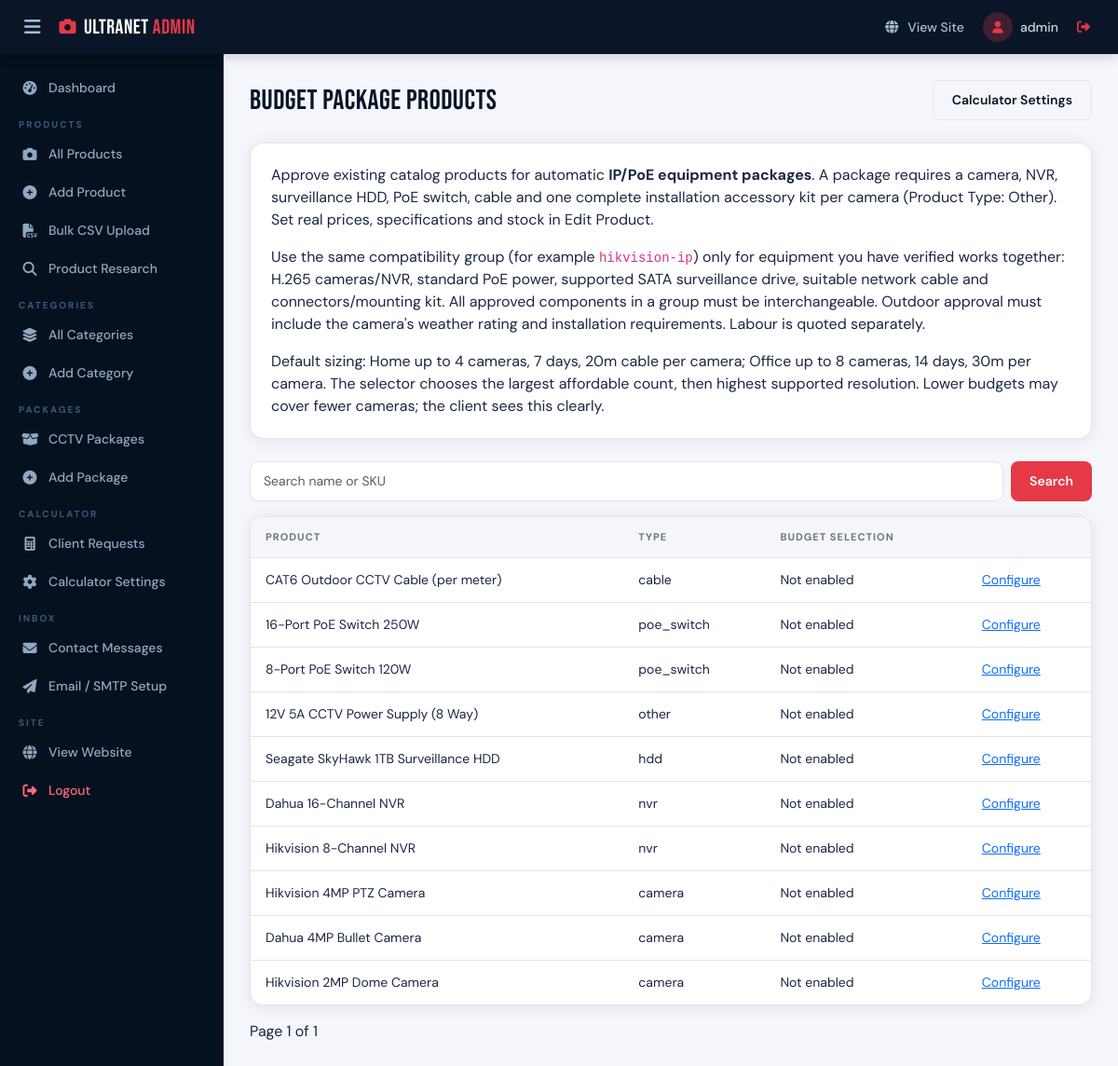
/admin/calculator-budget-products.php (signed in), run on the app's committed database.
### tables this page shows
CREATE TABLE IF NOT EXISTS `products` (
  `id`            INT UNSIGNED AUTO_INCREMENT PRIMARY KEY,
  `category_id`   INT UNSIGNED NOT NULL,
  `product_type`  ENUM('camera','nvr','dvr','hdd','poe_switch','cable','other') NOT NULL DEFAULT 'other'
                  COMMENT 'Used by the CCTV Calculator to pick the right product',
  `channels`         SMALLINT UNSIGNED DEFAULT NULL COMMENT 'NVR/DVR: number of channels',
  `storage_gb`       INT UNSIGNED DEFAULT NULL COMMENT 'HDD: capacity in GB (1TB=1000)',
  `poe_ports`        SMALLINT UNSIGNED DEFAULT NULL COMMENT 'PoE Switch: number of PoE ports',
  `poe_budget_watts` SMALLINT UNSIGNED DEFAULT NULL COMMENT 'PoE Switch: total wattage budget',
  `camera_watts`     DECIMAL(5,2) DEFAULT NULL COMMENT 'Camera: power draw in watts',
  `price_per_meter`  DECIMAL(10,2) DEFAULT NULL COMMENT 'Cable: price per metre',
  `name`          VARCHAR(180)  NOT NULL,
  `slug`          VARCHAR(200)  NOT NULL UNIQUE,
  `brand`         VARCHAR(80)   DEFAULT NULL,
  `sku`           VARCHAR(60)   DEFAULT NULL,
  `short_desc`    VARCHAR(300)  DEFAULT NULL,
  `description`   TEXT          DEFAULT NULL,
  `price`         DECIMAL(10,2) NOT NULL DEFAULT 0.00,
  `old_price`     DECIMAL(10,2) DEFAULT NULL,
  `image`         VARCHAR(255)  DEFAULT NULL,
  `video_url`     VARCHAR(500)  DEFAULT NULL COMMENT 'YouTube or other video URL',
  `stock_status`  ENUM('in_stock','out_of_stock','on_order') NOT NULL DEFAULT 'in_stock',
  `featured`      TINYINT(1)    NOT NULL DEFAULT 0,
  `status`        ENUM('active','inactive') NOT NULL DEFAULT 'active',
  `meta_title`       VARCHAR(180) DEFAULT NULL,
  `meta_description` VARCHAR(300) DEFAULT NULL,
  `created_at`    DATETIME      DEFAULT CURRENT_TIMESTAMP,
  `updated_at`    DATETIME      DEFAULT CURRENT_TIMESTAMP ON UPDATE CURRENT_TIMESTAMP,
  FOREIGN KEY (`category_id`) REFERENCES `categories`(`id`) ON DELETE CASCADE,
  INDEX (`brand`),
  INDEX (`slug`),
  FULLTEXT KEY `ft_search` (`name`, `brand`, `short_desc`)
);

### includes/functions.php (called while the page is built, shortened)
<?php
function h(string $str): string
{
    return htmlspecialchars($str, ENT_QUOTES, 'UTF-8');
}
function getSetting(string $key, $default = null)
{
    static $cache = null;
    if ($cache === null) {
        $db = getDB();
        $cache = [];
        try {
            foreach ($db->query('SELECT setting_key, setting_value FROM settings') as $row) {
                $cache[$row['setting_key']] = $row['setting_value'];
            }
        } catch (PDOException $e) {
        }
    }
    return $cache[$key] ?? $default;
}

### admin/calculator-budget-products.php (the view, shortened to what this page needs)
<?php
require_once dirname(__DIR__).'/config/config.php';
require_once dirname(__DIR__).'/includes/functions.php';
$db = getDB();
$q = trim($_GET['q'] ?? '');
$pageNumber = max(1,(int)($_GET['page'] ?? 1));
$where = "product_type IN ('camera','nvr','hdd','poe_switch','cable','other') AND (name LIKE ? OR sku LIKE ?)";
$params = ['%'.$q.'%','%'.$q.'%'];
$st=$db->prepare('SELECT COUNT(*) FROM products WHERE '.$where);$st->execute($params);
$pages=max(1,(int)ceil($st->fetchColumn()/25)); $pageNumber=min($pages,$pageNumber); $offset=($pageNumber-1)*25;
$st=$db->prepare('SELECT id,name,product_type,price,stock_status FROM products WHERE '.$where.' ORDER BY id DESC LIMIT 25 OFFSET '.$offset);$st->execute($params);$rows=$st->fetchAll();
$adminPageTitle='Budget Package Products'; include __DIR__.'/includes/header.php';
?>
<div class="admin-page-header"><h1 class="admin-page-title">Budget Package Products</h1><a class="btn-admin-outline" href="<?= ADMIN_URL ?>/calculator-settings.php">Calculator Settings</a></div>
<div class="admin-card mb-4"><div class="admin-card-body">
<p>Approve existing catalog products for automatic <strong>IP/PoE equipment packages</strong>. A package requires a camera, NVR, surveillance HDD, PoE switch, cable and one complete installation accessory kit per camera (Product Type: Other). Set real prices, specifications and stock in Edit Product.</p>
<p>Use the same compatibility group (for example <code>hikvision-ip</code>) only for equipment you have verified works together: H.265 cameras/NVR, standard PoE power, supported SATA surveillance drive, suitable network cable and connectors/mounting kit. All approved components in a group must be interchangeable. Outdoor approval must include the camera's weather rating and installation requirements. Labour is quoted separately.</p>
<p class="mb-0">Default sizing: Home up to 4 cameras, 7 days, 20m cable per camera; Office up to 8 cameras, 14 days, 30m per camera. The selector chooses the largest affordable count, then highest supported resolution. Lower budgets may cover fewer cameras; the client sees this clearly.</p>
</div></div>
<form class="d-flex gap-2 mb-3" method="GET"><input class="form-control" name="q" aria-label="Search catalog" placeholder="Search name or SKU" value="<?= h($q) ?>"><button class="btn-admin-primary">Search</button></form>
<div class="admin-card"><div class="table-responsive"><table class="admin-table"><thead><tr><th>Product</th><th>Type</th><th>Budget selection</th><th></th></tr></thead><tbody>
<?php foreach ($rows as $row): $p=json_decode((string)getSetting('budget_product_'.$row['id'],'{}'),true) ?: []; ?>
<tr><td><?= h($row['name']) ?></td><td><?= h($row['product_type']) ?></td><td><?= !empty($p['enabled']) ? 'Approved: '.h($p['family']) : 'Not enabled' ?></td><td><a href="?id=<?= $row['id'] ?>">Configure</a></td></tr>
<?php endforeach; ?></tbody></table></div></div>
<nav class="d-flex gap-3 mt-3" aria-label="Catalog pages"><span>Page <?= $pageNumber ?> of <?= $pages ?></span></nav>
<?php include __DIR__.'/includes/footer.php'; ?>

### assets/css/admin.css (style rules this page uses)
:root { --admin-sidebar-w: 240px; --admin-topbar-h: 58px; --admin-bg: #f4f6fb; --admin-primary: #0a1628; --admin-accent: #e63946; --admin-border: #e0e4ef; --admin-card: #ffffff; --admin-muted: #6c757d; --admin-shadow: 0 2px 16px rgba(10,22,40,.08); }
* { box-sizing: border-box; margin: 0; padding: 0; }
body { font-family: 'DM Sans', sans-serif; background: var(--admin-bg); color: #1a2744; }
.admin-page-header { display: flex; align-items: center; justify-content: space-between; margin-bottom: 24px; flex-wrap: wrap; gap: 12px; }
.admin-page-title { font-family: 'Bebas Neue', sans-serif; font-size: 30px; color: var(--admin-primary); letter-spacing: .5px; margin: 0; }
.admin-card { background: var(--admin-card); border-radius: 14px; border: 1px solid var(--admin-border); box-shadow: var(--admin-shadow); overflow: hidden; }
.admin-card-body { padding: 22px; }
.admin-table { width: 100%; border-collapse: collapse; }
.admin-table thead tr { background: var(--admin-bg); }
.admin-table th { font-size: 11px; font-weight: 700; letter-spacing: 1px; text-transform: uppercase; color: var(--admin-muted); padding: 13px 16px; text-align: left; white-space: nowrap; }
.admin-table td { padding: 13px 16px; border-top: 1px solid var(--admin-border); font-size: 14px; vertical-align: middle; }
.form-control, .form-select { border: 1px solid var(--admin-border); border-radius: 9px; padding: 10px 14px; font-size: 14px; font-family: 'DM Sans', sans-serif; }
.btn-admin-primary { background: var(--admin-accent); color: #fff !important; border: none; padding: 10px 20px; border-radius: 8px; font-size: 14px; font-weight: 600; text-decoration: none; display: inline-flex; align-items: center; gap: 7px; cursor: pointer; transition: background .2s, transform .2s; }
.btn-admin-outline { background: transparent; color: var(--admin-primary) !important; border: 1.5px solid var(--admin-border); padding: 10px 20px; border-radius: 8px; font-size: 14px; font-weight: 600; text-decoration: none; display: inline-flex; align-items: center; gap: 7px; cursor: pointer; transition: all .2s; }

### data on the page
products: name "CAT6 Outdoor CCTV Cable (per meter)", product_type "cable"
products: name "16-Port PoE Switch 250W", product_type "poe_switch"
products: name "8-Port PoE Switch 120W", product_type "poe_switch"
products: name "12V 5A CCTV Power Supply (8 Way)", product_type "other"
products: name "Seagate SkyHawk 1TB Surveillance HDD", product_type "hdd"
products: name "Dahua 16-Channel NVR", product_type "nvr"
products: name "Hikvision 8-Channel NVR", product_type "nvr"
products: name "Hikvision 4MP PTZ Camera", product_type "camera"
products: name "Dahua 4MP Bullet Camera", product_type "camera"
products: name "Hikvision 2MP Dome Camera", product_type "camera"

### other printed values
$adminName "admin"
$pageNumber "1"
$pages "1"
